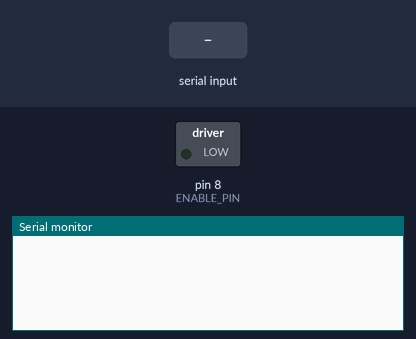
A program run on a simulated Arduino Uno, built with avr-gcc and run on an emulated ATmega328P. Parts: switched loads named in the program (green lamp = pin HIGH), the last lines printed to the serial monitor. The inputs (shaded band) are chosen by the test bench.

Above: at 1.2 s.
1.3 s: "90,45\n" received over Serial
At 1.9 s:
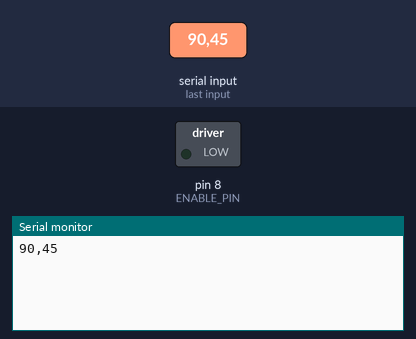
2.8 s: "0\n" received over Serial
At 4.0 s:
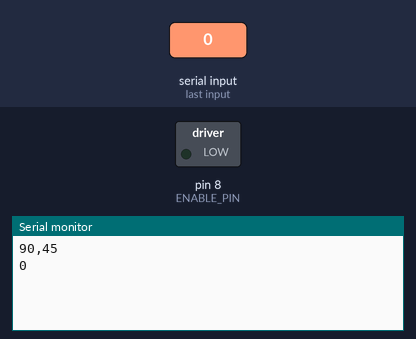
4.3 s: "M90\n" received over Serial
At 5.4 s:
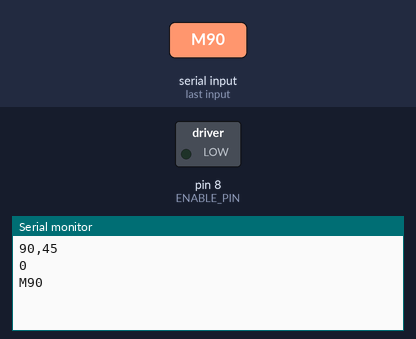

The program:

main.cpp
```cpp
#include <Arduino.h>
#include <AccelStepper.h>

#define ENABLE_PIN 8

#define STEP_X_PIN 2
#define DIR_X_PIN 5

#define STEP_Y_PIN 3
#define DIR_Y_PIN 6

#define STEP_Z_PIN 4
#define DIR_Z_PIN 7

#define STEP_A_PIN 12
#define DIR_A_PIN 13

AccelStepper stepperA(AccelStepper::DRIVER, STEP_X_PIN, DIR_X_PIN);
AccelStepper stepperB(AccelStepper::DRIVER, STEP_Z_PIN, DIR_Z_PIN);
AccelStepper stepperC(AccelStepper::DRIVER, STEP_Y_PIN, DIR_Y_PIN);
AccelStepper stepperD(AccelStepper::DRIVER, STEP_A_PIN, DIR_A_PIN);

AccelStepper* motors[] = {&stepperA, &stepperB, &stepperC, &stepperD};

// Serial buffer variables
const byte MAX_BUFFER = 32;
char serialBuffer[MAX_BUFFER];
byte bufferIndex = 0;

void setup() {
  Serial.begin(9600);

  // Enable the CNC Shield
  pinMode(ENABLE_PIN, OUTPUT);
  digitalWrite(ENABLE_PIN, LOW); // LOW enables the A4988 drivers

  // Configure all motors
  for (int i = 0; i < 4; i++) {
    motors[i]->setMaxSpeed(4000.0); // Allow high frequencies
    motors[i]->setAcceleration(0);  // Acceleration messes with music, disable it
    motors[i]->setSpeed(0);
  }
}

// Custom parser to split "M0 F440" instantly without blocking
void processCommand() {
  if (serialBuffer[0] == 'M') {
    int motorId = serialBuffer[1] - '0'; // Convert char to int

    // Find the 'F'
    char* fPos = strchr(serialBuffer, 'F');
    if (fPos != NULL && motorId >= 0 && motorId <= 3) {
      int freq = atoi(fPos + 1);

      if (freq == 0) {
        motors[motorId]->setSpeed(0);
      } else {
        // Set speed to the target frequency (steps per second)
        motors[motorId]->setSpeed(freq);
      }
    }
  }
}

void loop() {
  // Non-blocking Serial Read
  while (Serial.available() > 0) {
    char inChar = Serial.read();

    //print in serial monitor
    Serial.print(inChar);

    if (inChar == '\n') {
      serialBuffer[bufferIndex] = '\0'; // Null terminate
      processCommand();
      bufferIndex = 0; // Reset buffer
    }
    else if (bufferIndex < MAX_BUFFER - 1) {
      serialBuffer[bufferIndex++] = inChar;
    }
  }

  // Constantly step the motors at their set speeds
  stepperA.runSpeed();
  stepperB.runSpeed();
  stepperC.runSpeed();
  stepperD.runSpeed();
}
```

Measured:
- after the input at 1.3 s, the serial monitor: prints a new line at once (image 1)
- after the input at 2.8 s, the serial monitor: prints a new line at once (image 2)
- after the input at 4.3 s, the serial monitor: prints a new line at once (image 3)
